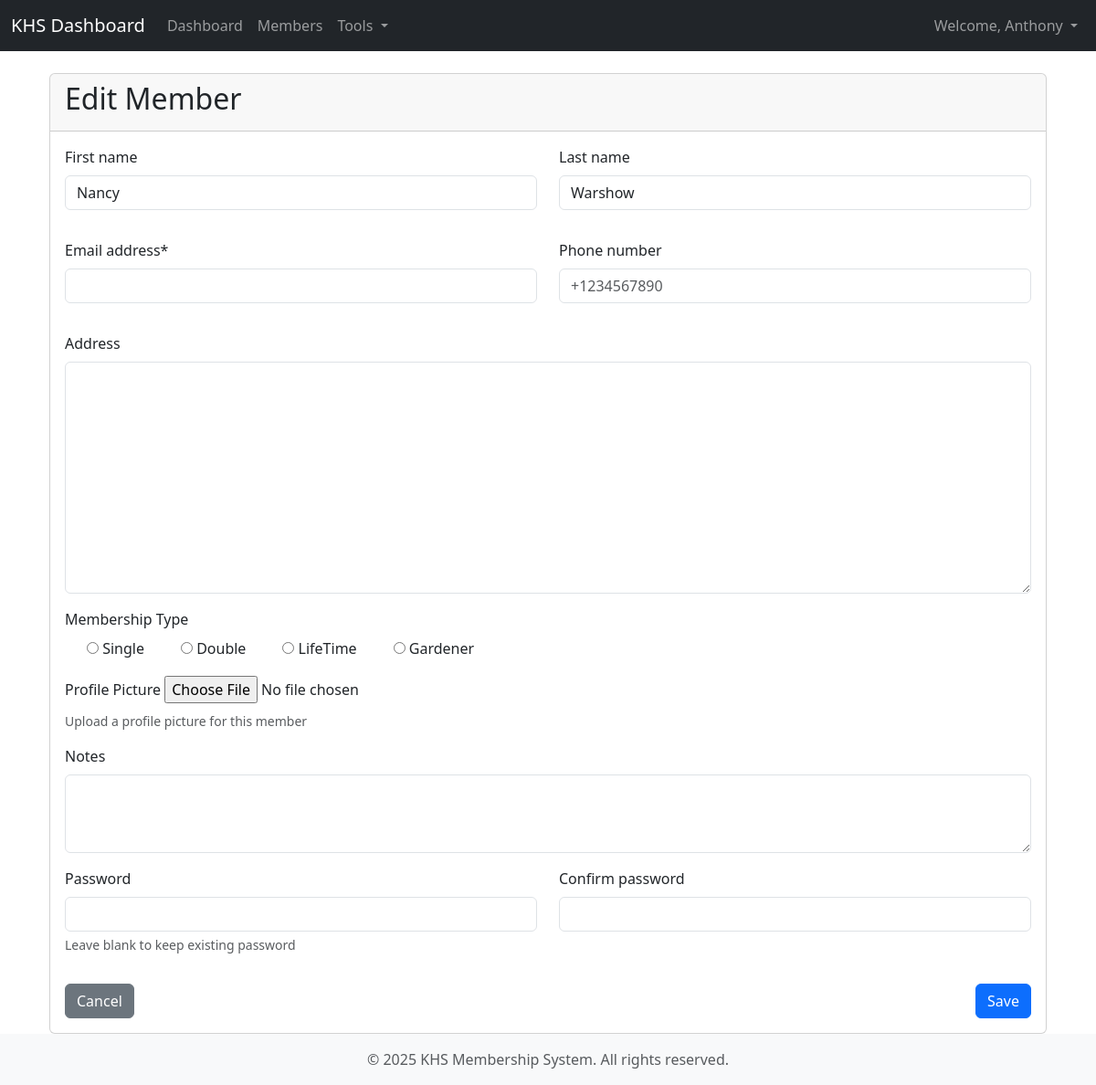
Screenshot of /members/732/update/ (signed in) with the database file from the repository.
### members/models.py (models this page shows)
class Member(AbstractBaseUser, PermissionsMixin):
    MEMBERSHIP_CHOICES = [
        ('S', 'Single'),
        ('D', 'Double'),
        ('L', 'LifeTime'),
        ('G', 'Gardener'),
    ]
    objects = MemberManager()
    USERNAME_FIELD = 'username' # CRUCIAL: Now username is the primary login field
    REQUIRED_FIELDS = ['email', 'first_name', 'last_name'] # email is now a required field along with first/last name
    email = models.EmailField(_('email address'), unique=False) # Email still unique
    is_active = models.BooleanField(
        _('active'),
        default=True,
        help_text=_(
            'Designates whether this user should be treated as active. '
            'Unselect this instead of deleting accounts.'
        ),
    )
    is_staff = models.BooleanField(
        _('staff status'),
        default=False,
        help_text=_('Designates whether the user can log into this admin site.'),
    )
    is_superuser = models.BooleanField(
        _('superuser status'),
        default=False,
        help_text=_(
            'Designates that this user has all permissions without '
            'explicitly assigning them.'
        ),
    )
    username = models.CharField(_('username'), max_length=10,unique = True,blank=True)
    first_name = models.CharField(_('first name'), max_length=50, blank=True)
    last_name = models.CharField(_('last name'), max_length=50, blank=True)
    alt_name = models.CharField(max_length=100, blank=True, null=True)
    phone = models.CharField(
        _('phone number'),
        max_length=15,
        blank=True,
        null=True,
        validators=[
            RegexValidator(
                regex=r'^\+?[0-9]{8,15}$',
                message="Phone number must be 8-15 digits, with optional + prefix"
            )
        ]
    )
    address = models.TextField(_('address'), blank=True, null=True)
    payment_mode = models.CharField(max_length=50, blank=True, null=True)
    order_number = models.CharField(max_length=50, blank=True, null=True,)
    renewal_date = models.DateField(blank=True, null=True)
    contact_point = models.CharField(max_length=100, blank=True, null=True)
    membership_type = models.CharField(
        _('membership type'),
        max_length=1,
        choices=MEMBERSHIP_CHOICES,
        default='S'
    )
    date_joined = models.DateTimeField(_('date joined'), default=timezone.now)
    membership_expiry = models.DateField(_('membership expiry'), blank=True, null=True)
    profile_image = models.ImageField(
        _('profile image'),
        upload_to='members/profile_images/',
        blank=True,
        null=True,
        help_text="Upload a profile picture for this member"
    )
    notes = models.TextField(_('notes'), blank=True, null=True)

### members/views.py (the view, shortened to what this page needs)
# urls.py: path('<int:pk>/update/', MemberUpdateView.as_view(), name='update'),
class MemberUpdateView(LoginRequiredMixin, PermissionRequiredMixin, UpdateView):
    model = Member
    form_class = MemberForm
    template_name = 'members/member_form.html'
    success_url = reverse_lazy('members:list') # Redirect to the member list after update
    permission_required = 'members.change_member' # Requires 'members.change_member' permission

### members/forms.py (shortened to what this page needs)
class MemberForm(UserCreationForm):
    MEMBERSHIP_CHOICES = [
        ('S', 'Single'),
        ('D', 'Double'),
        ('L', 'LifeTime'),
        ('G', 'Gardener'),
    ]
    password = forms.CharField(
        widget=forms.PasswordInput(attrs={'autocomplete': 'new-password'}),
        required=False,
        help_text="Leave blank to keep existing password"
    )
    confirm_password = forms.CharField(
        widget=forms.PasswordInput(),
        required=False
    )
    membership_type = forms.ChoiceField(
        choices=MEMBERSHIP_CHOICES,
        widget=forms.RadioSelect
    )
    class Meta:
        model = Member
        fields = [
            'first_name',
            'last_name',
            'email',
            'phone',
            'address',
            'membership_type',
            'profile_image',
            'notes'
        ]
        widgets = {
            'notes': forms.Textarea(attrs={'rows': 3}),
            'phone': forms.TextInput(attrs={'placeholder': '+1234567890'}),
            'profile_image': forms.FileInput(attrs={'accept': 'image/*'}),
        }

### members/templates/members/member_form.html (shortened to what this page needs)
{% extends 'base.html' %}
{% load crispy_forms_tags %}
{% block content %}
<div class="container mt-4">
    <div class="card">
        <div class="card-header">
            <h2>{% if form.instance.pk %}Edit Member{% else %}Add New Member{% endif %}</h2>
        </div>
        <div class="card-body">
            <form method="post" enctype="multipart/form-data">
                <div class="row mb-3">
                    <div class="col-md-6">
                        {{ form.first_name|as_crispy_field }}
                    </div>
                    <div class="col-md-6">
                        {{ form.last_name|as_crispy_field }}
                    </div>
                </div>
                <div class="row mb-3">
                    <div class="col-md-6">
                        {{ form.email|as_crispy_field }}
                    </div>
                    <div class="col-md-6">
                        {{ form.phone|as_crispy_field }}
                    </div>
                </div>
                <div class="mb-3">
                    {{ form.address|as_crispy_field }}
                </div>
                <div class="mb-3">
                    <label class="form-label">Membership Type</label>
                    <div class="d-flex gap-3">
                        {% for choice in form.membership_type %}
                        <div class="form-check">
                            {{ choice.tag }}
                            <label class="form-check-label" for="{{ choice.id_for_label }}">
                                {{ choice.choice_label }}
                            </label>
                        </div>
                        {% endfor %}
                    </div>
                </div>
                <div class="mb-3">
                    <label for="{{ form.profile_image.id_for_label }}" class="form-label">Profile Picture</label>
                    {{ form.profile_image }}
                    {% if form.profile_image.help_text %}
                        <div class="form-text">{{ form.profile_image.help_text }}</div>
                    {% endif %}
                </div>
                <div class="mb-3">
                    {{ form.notes|as_crispy_field }}
                </div>
                {% if form.instance.pk %}
                    <div class="row mb-3">
                        <div class="col-md-6">
                            {{ form.password|as_crispy_field }}
                        </div>
                        <div class="col-md-6">
                            {{ form.confirm_password|as_crispy_field }}
                        </div>
                    </div>
                {% endif %}
                <div class="d-flex justify-content-between">
                    <a href="{% url 'members:list' %}" class="btn btn-secondary">Cancel</a>
                    <button type="submit" class="btn btn-primary">Save</button>
                </div>
            </form>
        </div>
    </div>
</div>
{% endblock %}

### templates/base.html (shortened to what this page needs)
{% load static %}
<!DOCTYPE html>
<html lang="en">
<head>
    <link href="https://cdn.jsdelivr.net/npm/bootstrap@5.3.3/dist/css/bootstrap.min.css" rel="stylesheet">
    <link rel="stylesheet" href="{% static 'css/style.css' %}">
</head>
<body>
    <nav class="navbar navbar-expand-lg navbar-dark bg-dark">
        <div class="container-fluid">
            <a class="navbar-brand" href="{% url 'members:dashboard' %}">KHS Dashboard</a>
            <div class="collapse navbar-collapse" id="navbarNav">
                <ul class="navbar-nav me-auto mb-2 mb-lg-0">
                    <li class="nav-item">
                        <a class="nav-link {% if request.resolver_match.url_name == 'dashboard' %}active{% endif %}" aria-current="page" href="{% url 'members:dashboard' %}">Dashboard</a>
                    </li>
                    <li class="nav-item">
                        <a class="nav-link {% if request.resolver_match.url_name == 'list' %}active{% endif %}" href="{% url 'members:list' %}">Members</a>
                    </li>
                    <li class="nav-item dropdown">
                        <a class="nav-link dropdown-toggle" href="#" id="navbarDropdown" role="button" data-bs-toggle="dropdown" aria-expanded="false">
                            Tools
                        </a>
                    </li>
                </ul>
                <ul class="navbar-nav ms-auto">
                    {% if user.is_authenticated %}
                        <li class="nav-item dropdown">
                            <a class="nav-link dropdown-toggle" href="#" id="userDropdown" role="button" data-bs-toggle="dropdown" aria-expanded="false">
                                Welcome, {{ user.first_name|default:user.email }}
                            </a>
                        </li>
                    {% else %}
                        <li class="nav-item">
                            <a class="nav-link" href="{% url 'members:login' %}">Login</a>
                        </li>
                    {% endif %}
                </ul>
            </div>
        </div>
    </nav>
    <div class="container mt-4">
        {% block content %}{% endblock %}
    </div>
    <footer class="footer mt-auto py-3 bg-light">
        <div class="container text-center">
            <span class="text-muted">&copy; {% now "Y" %} KHS Membership System. All rights reserved.</span>
        </div>
    </footer>
</body>
</html>

### rows the page displays
Member: first_name "Anthony"
Member: first_name "Nancy", last_name "Warshow"

### other values shown
{{ choice.choice_label }} "Single" "Double" "LifeTime" "Gardener"
